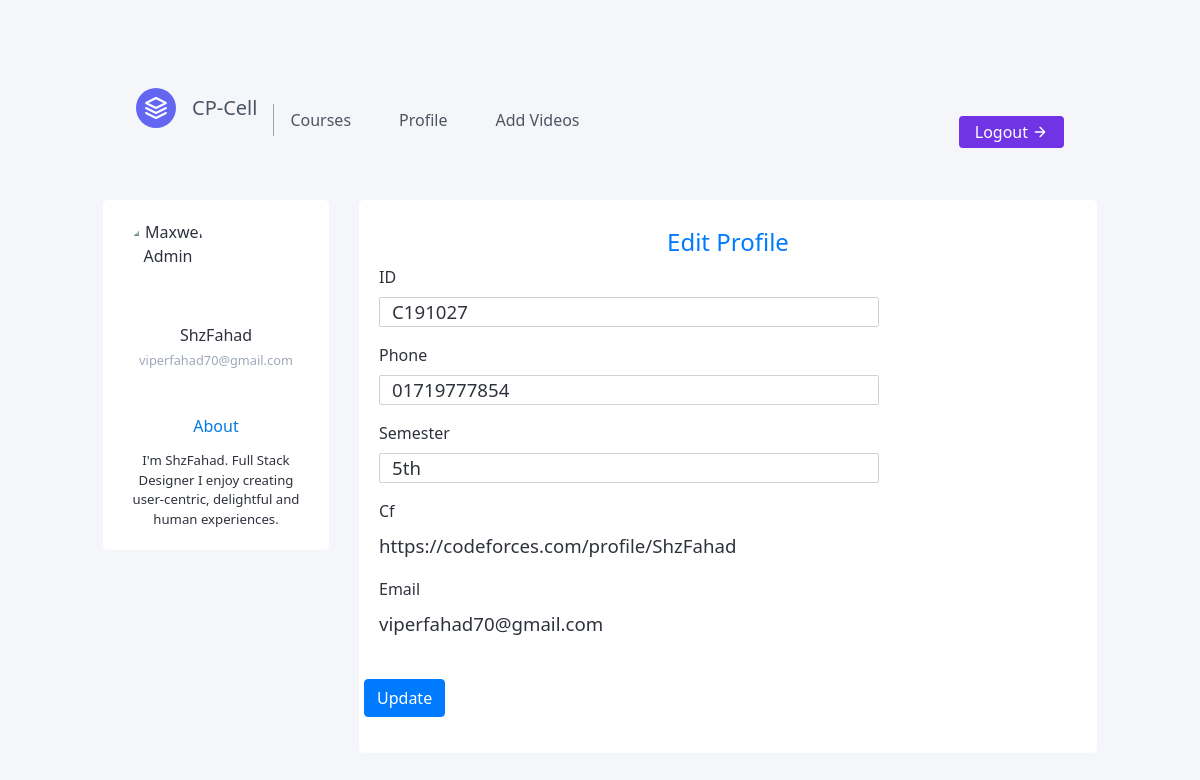
The page /home/profile/1/ (signed in) on the database its author committed.
### login/models.py (models this page shows)
class coders(models.Model):
    name = models.CharField(max_length=255)
    matid = models.CharField(max_length=255)
    phone = models.CharField(max_length=255)
    semester = models.CharField(max_length=255)
    Cf = models.CharField(max_length=255)
    email = models.CharField(max_length=255)
    pasw = models.CharField(max_length=255)

### home/views.py (the view, shortened to what this page needs)
# urls.py: path('profile/<str:coders_id>/',views.prof,name="profile"),
@login_required(login_url='login')
def prof(request, coders_id):
    coder = coders.objects.get(id=coders_id)
    form = codersform(instance=coder)
    tm = str(coders_id) + "/#l2"
    context = {'coder': coder, 'form': form,'cod':coders_id, 'tm':tm}
    return render(request, 'profile.html', context)

### signup/forms.py
class codersform(ModelForm):
    class Meta:
        model = coders
        exclude = ['name','pasw']

### templates/profile.html (shortened to what this page needs)
<!DOCTYPE html>
<html lang="en">
<head>
    <link href="https://cdn.jsdelivr.net/npm/bootstrap@4.5.0/dist/css/bootstrap.min.css" rel="stylesheet">
    <link href="https://unpkg.com/tailwindcss@^2.0/dist/tailwind.min.css" rel="stylesheet">
</head>
<body>
    <header class="text-gray-600 body-font">
        <div class="container mx-auto flex flex-wrap p-5 flex-col md:flex-row items-center">
          <a class="flex title-font font-medium items-center text-gray-900 mb-4 md:mb-0">
            <svg xmlns="http://www.w3.org/2000/svg" fill="none" stroke="currentColor" stroke-linecap="round" stroke-linejoin="round" stroke-width="2" class="w-10 h-10 text-white p-2 bg-indigo-500 rounded-full" viewBox="0 0 24 24">
              <path d="M12 2L2 7l10 5 10-5-10-5zM2 17l10 5 10-5M2 12l10 5 10-5"></path>
            </svg>
            <span class="ml-3 text-xl">CP-Cell</span>
          </a>
          <nav class="md:mr-auto md:ml-4 md:py-1 md:pl-4 md:border-l md:border-gray-400	flex flex-wrap items-center text-base justify-center">
            <a class="mr-5 hover:text-gray-900" href="{% url 'home' cod %}">Courses</a>
            <a class="mr-5 hover:text-gray-900" href="#l3">Profile</a>
            <a class="mr-5 hover:text-gray-900" href="{% url 'addvideo' cod %}">Add Videos </Video></a>
          </nav>
          <a href="{% url 'logout' %}" class="inline-flex items-center bg-gray-100 border-0 py-1 px-3 focus:outline-none hover:bg-gray-200 rounded text-base mt-4 md:mt-0" style="background-color: rgb(113, 52, 228); color:white"> Logout
            <svg fill="none" stroke="currentColor" stroke-linecap="round" stroke-linejoin="round" stroke-width="2" class="w-4 h-4 ml-1" viewBox="0 0 24 24">
              <path d="M5 12h14M12 5l7 7-7 7"></path>
            </svg>
          </a>
        </div>
      </header>
    <div class="container mx-auto " >
        <div class="row gutters">
            <div class="col-xl-3 col-lg-3 col-md-12 col-sm-12 col-12">
                <div class="card text-center">
                    <div class="card-body">
                        <div class="account-settings">
                            <div class="user-profile">
                                <div class="user-avatar text-center">
                                    <img src="https://bootdey.com/img/Content/avatar/avatar7.png" alt="Maxwell Admin">
                                </div>
                                <h5 class="user-name">{{coder.name}}</h5>
                                <h6 class="user-email">{{coder.email}}</h6>
                            </div>
                            <div class="about">
                                <h5>About</h5>
                                <p>I'm {{coder.name}}. Full Stack Designer I enjoy creating user-centric, delightful and
                                    human experiences.</p>
                            </div>
                        </div>
                    </div>
                </div>
            </div>
            <div class="col-xl-9 col-lg-9 col-md-12 col-sm-12 col-12">
                <div class="card h-100 w-30">
                    <div class="card-body">
                        <div class="row gutters">
                            <div class="col-xl-12 col-lg-12 col-md-12 col-sm-12 col-12">
                                <h2 class="py-2 text-center text-primary" style="color: blue;font-size: x-large;">Edit Profile</h2>
                            </div>
                            <form action="" method="POST" >
                                <div class="col-xl-6 col-lg-6 col-md-6 col-sm-6 col-12">
                                    <div class="form-group">
                                        <label for="name">ID</label>
                                        <input name="matid" style="height:30px;width:500px ;font-size:14pt;" type="text"
                                        class="form-control" value="{{coder.matid}}">
                                    </div>
                                </div>
                                <div class="col-xl-6 col-lg-6 col-md-6 col-sm-6 col-12">
                                    <div class="form-group">
                                        <label for="phone">Phone</label>
                                        <input name="phone" style="height:30px;width:500px ;font-size:14pt;" type="text"
                                        class="form-control" value="{{coder.phone}}">
                                    </div>
                                    </div>
                                    <div class="col-xl-6 col-lg-6 col-md-6 col-sm-6 col-12">
                                        <div class="form-group">
                                            <label for="fullName">Semester</label>
                                            <input name="semester" style="height:30px;width:500px ;font-size:14pt;" type="text"
                                                class="form-control" value="{{coder.semester}}">
                                    </div>
                                </div>
                                <div class="col-xl-6 col-lg-6 col-md-6 col-sm-6 col-12">
                                    <div class="form-group">
                                        <label for="eMail">Cf</label>
                                        <input  name="Cf" style="height:30px;width:500px ;font-size:14pt;" type="url"
                                        value="{{coder.Cf}}">
                                    </div>
                                </div>
                                <div class="col-xl-6 col-lg-6 col-md-6 col-sm-6 col-12">
                                    <div class="form-group">
                                        <label for="eMail">Email</label>
                                        <input  name="email" style="height:30px;width:500px ;font-size:14pt;" type="email"
                                            value="{{coder.email}}">
                                    </div>
                                </div>
                                <br>
                                <button type="submit" id="submit" name="submit" class="btn btn-primary">Update</button>
                            </form>
                        </div>
                    </div>
                </div>
            </div>
        </div>
    </div>
</body>
</html>

### templates/profile.html (style rules this page uses)
body { margin: 0; padding-top: 40px; color: #2e323c; background: #f5f6fa; position: relative; height: 100%; }
.account-settings .user-profile { margin: 0 0 1rem 0; padding-bottom: 1rem; text-align: center; }
.account-settings .user-profile .user-avatar { margin: 0 0 1rem 0; }
.account-settings .user-profile .user-avatar img { width: 90px; height: 90px; -webkit-border-radius: 100px; -moz-border-radius: 100px; border-radius: 100px; }
.account-settings .user-profile h5.user-name { margin: 0 0 0.5rem 0; }
.account-settings .user-profile h6.user-email { margin: 0; font-size: 0.8rem; font-weight: 400; color: #9fa8b9; }
.account-settings .about { margin: 2rem 0 0 0; text-align: center; }
.account-settings .about h5 { margin: 0 0 15px 0; color: #007ae1; }
.account-settings .about p { font-size: 0.825rem; }
.form-control { border: 1px solid #cfd1d8; -webkit-border-radius: 2px; -moz-border-radius: 2px; border-radius: 2px; font-size: .825rem; background: #ffffff; color: #2e323c; }
.card { background: #ffffff; -webkit-border-radius: 5px; -moz-border-radius: 5px; border-radius: 5px; border: 0; margin-bottom: 1rem; }

### rows shown on the page
coders: name "ShzFahad", email "viperfahad70@gmail.com", matid "C191027", phone "01719777854", semester "5th", Cf "https://codeforces.com/profile/ShzFahad"
